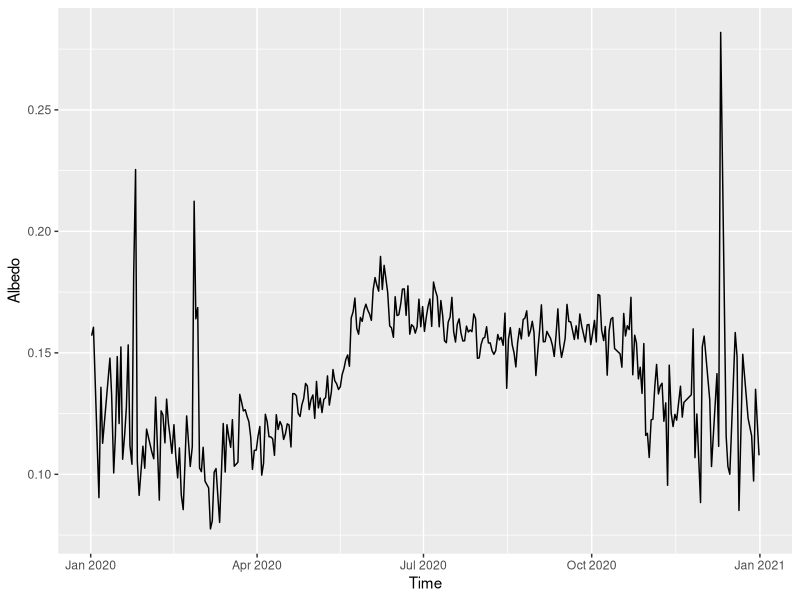
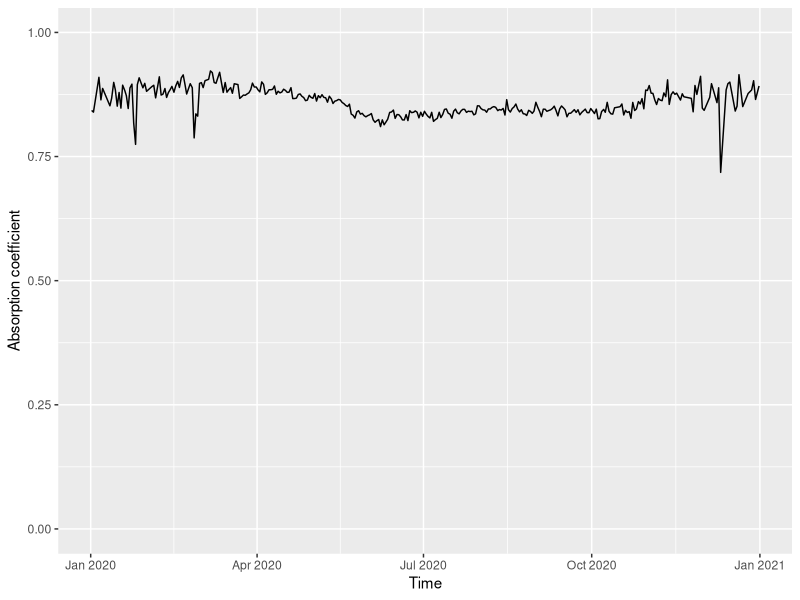
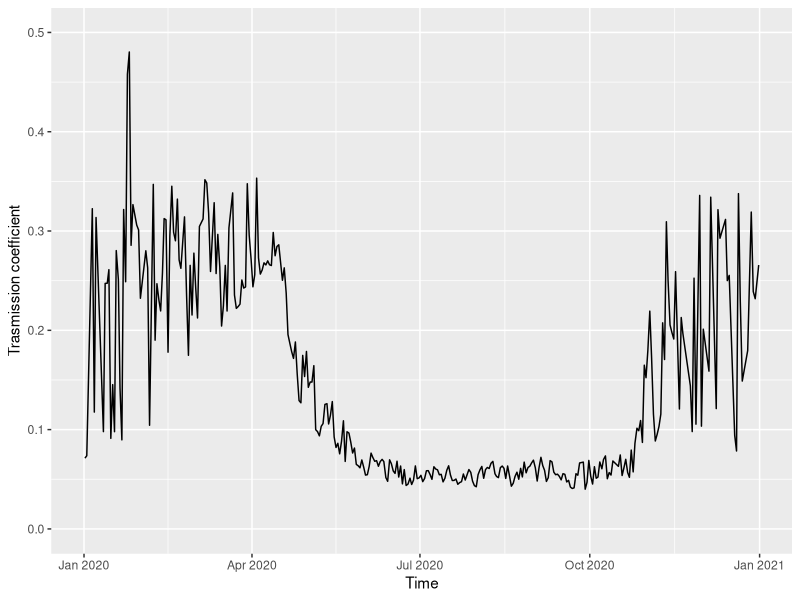
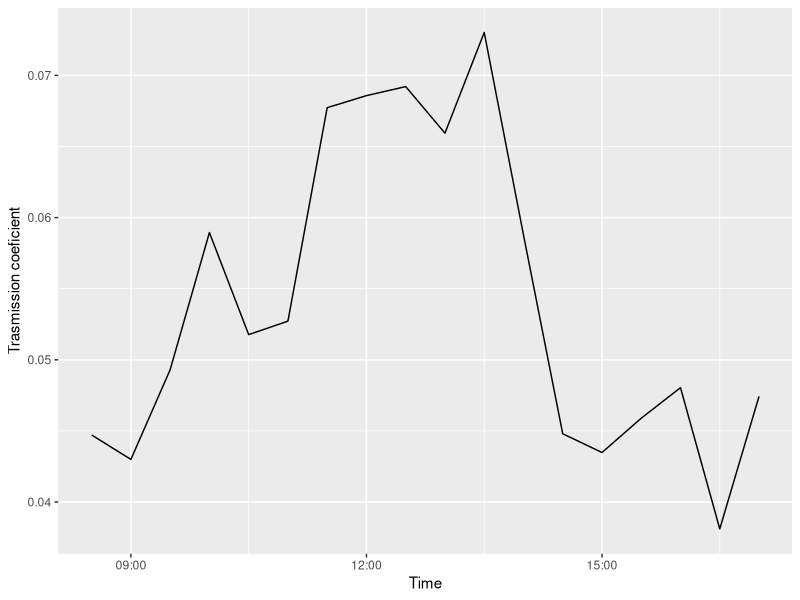
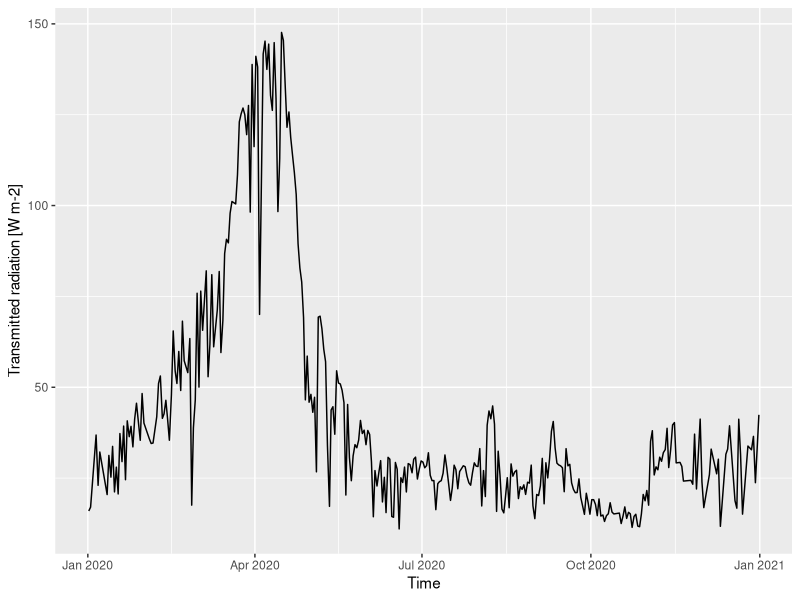

Write R code to recreate these figures, in order. (Note: this script raises an error after producing the figures.)
## ---- chunk 1
library(tidyverse)
library(ggplot2)
library(lubridate)
library(here)


shortwavedata <- read.csv(
  here("1_shortwave/Exercise_1st_lect/Shortwave_incoming_diffuse_W_m-2_Hainich_2020.csv"),
  header = TRUE, sep = ",")
shortwavedata$Date<- as.POSIXct(shortwavedata$Date, format= "%Y-%m-%d %H:%M")

calib_factorsdata <- read.csv(
  here("1_shortwave/Exercise_1st_lect/Shortwave_incoming_outgoing_belowcanopy_mV_Hainich_2020.csv"))
calib_factorsdata$Date<- as.POSIXct(calib_factorsdata$Date
                                    , format= "%Y-%m-%d %H:%M")

sw_b <- data.frame(
  Date = calib_factorsdata$Date,
  incoming = calib_factorsdata$Shortwave_incoming_mV * 86.5801,
  #mV *( W m-2 )/mV  = W m-2
  outgoing =  calib_factorsdata$Shortwave_outgoing_mV * 86.5801,
  #mV *( W m-2 )/mV  = W m-2
  belowcanopy = calib_factorsdata$Shortwave_incoming_bewlow_canopy_mV*194.9318
  #mV *( W m-2 )/mV = W m-2
)

# This is a quick hack to remove incorrect data when the radiation is low
sw_b[sw_b$incoming<=10 | sw_b$outgoing <=10 | sw_b$belowcanopy <= 10,] <- NA
sw_b <- drop_na(sw_b)
## ---- chunk 2
sw_b <- mutate(sw_b,
               albedo = outgoing/incoming,
               transmitted = belowcanopy/incoming,
               absorbed = 1 - albedo)

sw_b_d <- sw_b %>%
  group_by(yday(Date)) %>%
  summarise_all(mean)
## ---- chunk 3
ggplot(sw_b_d, aes(x=Date))+
  geom_line(aes(y=albedo)) +
  labs(y = "Albedo", x = "Time")
## ---- chunk 4
ggplot(sw_b_d, aes(x=Date))+
  geom_line(aes(y=absorbed))+
  labs(y = "Absorption coefficient", x = "Time") +
  ylim(0,1)
## ---- chunk 5
ggplot(sw_b_d, aes(x=Date))+
  geom_line(aes(y=transmitted))+
  labs(y = "Trasmission coefficient", x = "Time") +
  ylim(0,.5)
## ---- chunk 6
sw_b %>%
  filter(between(Date, as_datetime("2020-07-1"), as_datetime("2020-07-2"))) %>%
ggplot(aes(x=Date))+
  geom_line(aes(y=transmitted))+
  labs(y = "Trasmission coeficient", x = "Time")
## ---- chunk 7
ggplot(sw_b_d, aes(x=Date))+
  geom_line(aes(y=belowcanopy))+
  labs(y = "Transmitted radiation [W m-2]", x = "Time")
## ---- chunk 8
shortwavedata <- mutate(shortwavedata,
                        direct = Shortwave_incoming_W_m.2 - Shortwave_incoming_diffuse_W_m.2)
## ---- chunk 9
shortwavedata%>%
  group_by(week(Date)) %>%
  summarise_all(mean) %>%
  gather("type", "rad", Shortwave_incoming_W_m.2,
         direct, Shortwave_incoming_diffuse_W_m.2, factor_key = T)  %>%
  ggplot(aes(x=Date, y=rad, color=type)) +
    geom_line() +
    scale_color_colorblind(labels=c("total", "direct", "diffuse")) +
    labs(y="Radiation [W m-2]", x="Time", col="Radiation")
## ---- chunk 10
shortwavedata%>%
  filter(week(Date)==28) %>%
  gather("type", "rad", Shortwave_incoming_W_m.2, direct, factor_key = T)  %>%
  ggplot(aes(x=Date, y=rad, color=type)) +
    geom_line() +
  scale_color_colorblind(labels=c("total", "direct")) +
  labs(y="Radiation [W m-2]", x="Time", col="Radiation")
